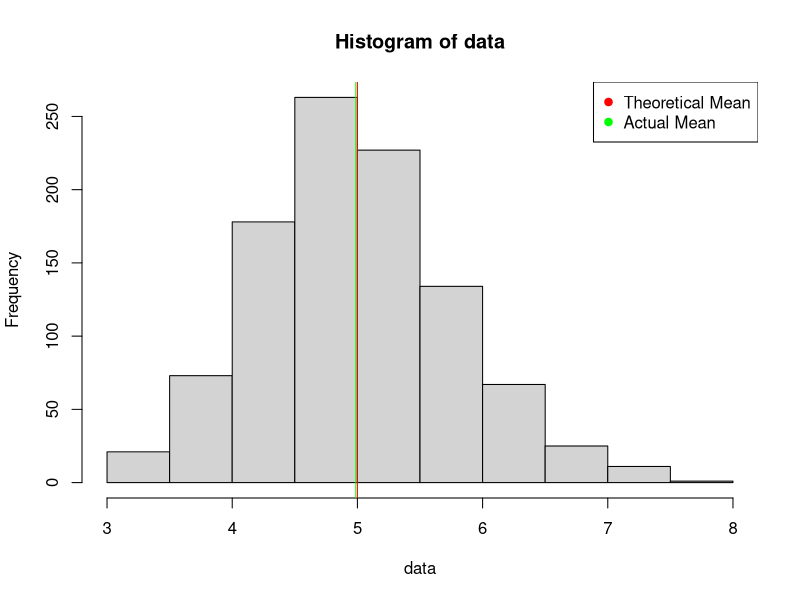
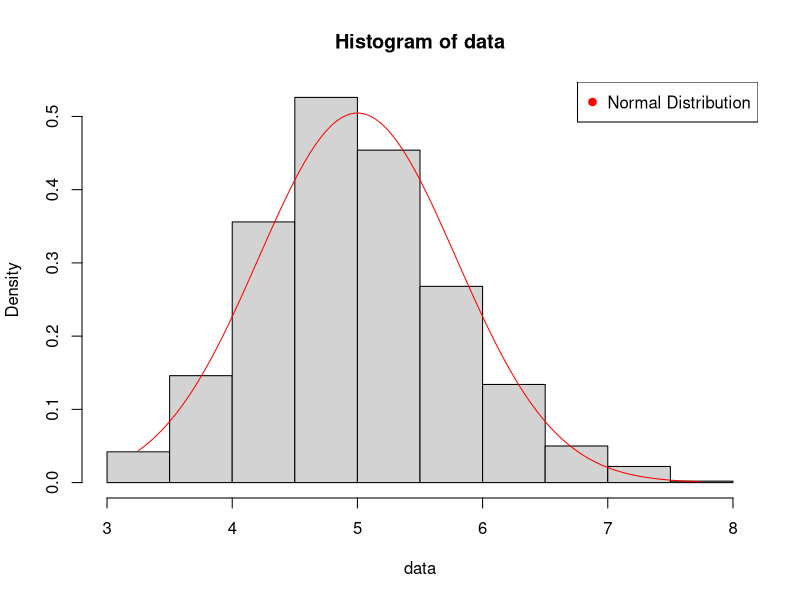
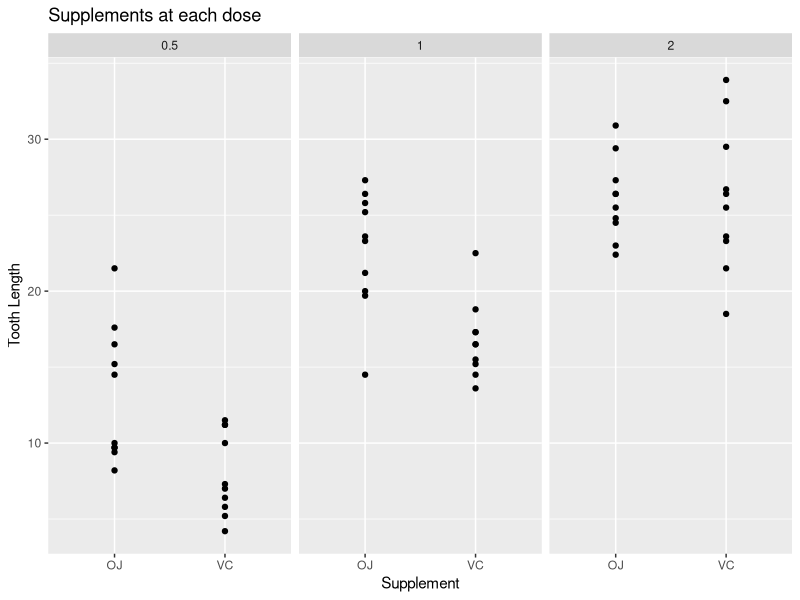

Reproduce these figures in R, in order.
# ---------- Part 1 ----------
# --- Number 1 ---
set.seed(1987)
lambda <- 0.2
sd <- 1/lambda
sims <- 1000
n <- 40
data <- NULL
for(i in 1 : sims){
data <- c(data, mean(rexp(n, lambda)))
}
theoretical_mean <- 1/lambda 
theoretical_mean
actual_mean <- mean(data)
actual_mean
hist(data, breaks = 'Sturges')
abline (v = theoretical_mean, col = 'red')
abline(v = actual_mean, col = 'green')
legend('topright', pch = 19, col = c('red', 'green'), legend = c('Theoretical Mean', 'Actual Mean'))
# --- Number 2 --- 
actual_std_dev <- sd(data)
actual_variance <- actual_std_dev^2
actual_variance
theoretical_std_dev <- (1/lambda)/sqrt(n)
theoretical_variance <- theoretical_std_dev^2
theoretical_variance
# --- Number 3 ---
xfit <- seq(min(data), max(data), length=1000)
yfit <- dnorm(xfit, mean=1/lambda, sd=(1/lambda)/sqrt(n))
hist(data, breaks = 'Sturges', probability = T)
lines(xfit, yfit, type ='l', lwd = 1, col = 'red')
legend('topright', pch = 19, col = c('red'), legend = c('Normal Distribution'))
# ---------- Part 2 ----------
# --- Number 1 --- 
library('dplyr')
library('ggplot2')
data('ToothGrowth')
tooth_growth <- tbl_df(ToothGrowth)
tooth_growth
# --- Number 2 ---
oj <- tooth_growth %>% filter(tooth_growth$supp == 'OJ')
summary(oj$len)
vc <- tooth_growth %>% filter(tooth_growth$supp == 'VC')
summary(vc$len)
oj_dose_lens <- tooth_growth %>% filter(tooth_growth$supp == 'OJ') %>%
        group_by(dose) %>%
        summarise(oj_mean_len = mean(len))
oj_dose_lens
vc_dose_lens <- tooth_growth %>% filter(tooth_growth$supp == 'VC') %>%
        group_by(dose) %>%
        summarise(vc_mean_len = mean(len))
vc_dose_lens
plot <- ggplot(tooth_growth, aes(supp, len))+geom_point()
plot + facet_grid(.~dose)+
        labs(title='Supplements at each dose', y='Tooth Length',x='Supplement')
# --- Number 3 ---
t.test(oj$len, vc$len, paired = FALSE, var.equal = FALSE)
# t-test for dose 2.0
oj_2 <- filter(tooth_growth, dose == 2.0)
oj_2 <- filter(oj_2, supp == "OJ")
vc_2 <- filter(tooth_growth, dose == 2.0)
vc_2 <- filter(vc_2, supp == "VC")
t.test(oj_2$len, vc_2$len, paired = FALSE, var.equal = FALSE)